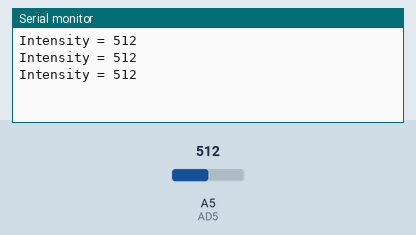
Bench run of a sketch on a simulated Arduino Uno, built with avr-gcc and run on an emulated ATmega328P. Shown: the last lines printed to the serial monitor. Inputs (shaded band) come from the test bench; at power-on: A5 (AD5) = 512.

Above: at 1.3 s.
1.4 s: A5 (AD5) set to 716
At 1.9 s:
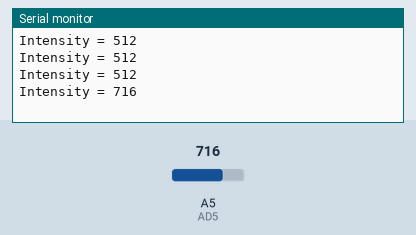
2.9 s: A5 (AD5) set to 900
At 3.4 s:
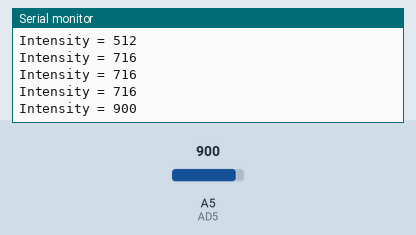
Timing chart, 0 to 5.9 s (numbered marks = the images above; inputs shaded):
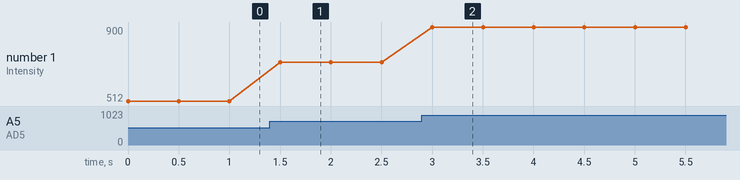

Measured:
- after the input at 1.4 s, the serial monitor: prints a new line after 0.10 s (image 1)
- after the input at 2.9 s, the serial monitor: prints a new line after 0.10 s (image 2)
- plotted number 1: 512 → 716 after the input at 1.4 s, 716 → 900 after the input at 2.9 s

The sketch:

LDR.ino
```cpp
/*
光敏电阻检测环境光
 https://static.qutaojiao.com
*/
#define AD5 A5   //定义模拟口A5
int Intensity = 0;//光照度数值
void setup()  //程序初始化
{
  pinMode(AD5, INPUT); //设置LED为输出模式
  Serial.begin(9600);//设置波特率9600
}
void loop()//程序主体循环
{
  Intensity = analogRead(AD5);  //读取模拟口AD5的值，存入Intensity变量
  Serial.print("Intensity = ");  //串口输出"Intensity = "
  Serial.println(Intensity);     //串口输出Intensity变量的值，并换行
  delay(500);     //延时500ms
}
```
